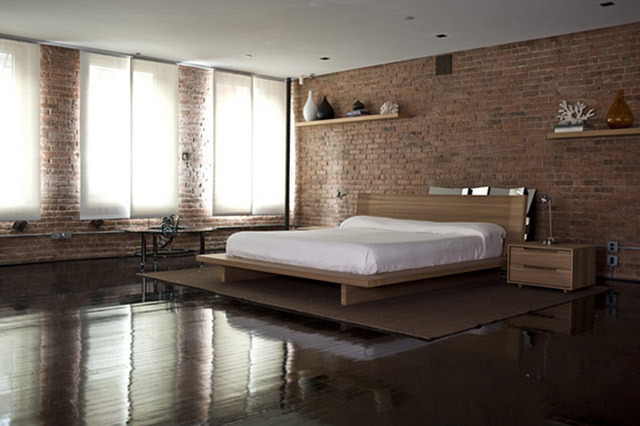
#> input picture synthtiger/resources/bg_images/imgs/bedroom_83.jpg, 640 x 426 px
$ python -i template_en_multiline.py   (imports and definitions only)
#> lines starting #> are read from the running program, lines starting #| are printed output that depends on the picture; after the words box and inside, x2 and y2 are one past the last pixel; in counts of white or black regions, pixels touching at a corner belong together
"""
SynthTIGER
Copyright (c) 2021-present NAVER Corp.
MIT license
"""

import os
import math
import cv2
import numpy as np
from PIL import Image
import json
import os
from PIL import Image
import time
import numpy as np
from PIL import Image, ImageDraw

from synthtiger import components, layers, templates, utils
MIN_PIXELS = 768*28*28
MAX_PIXELS = 1024*28*28
IMAGE_FACTOR = 28
MAX_RATIO = 200

BLEND_MODES = [
    "normal",
    "multiply",
    "screen",
    "overlay",
    "hard_light",
    "soft_light",
    "dodge",
    "divide",
    "addition",
    "difference",
    "darken_only",
    "lighten_only",
]
def save_img(ndarray_img, path=os.path.join(os.path.dirname(__file__), "debug", "temp.png")):
    img = Image.fromarray(ndarray_img)
    img.save(path)
# 辅助函数
def round_by_factor(x, factor):
    return round(x / factor) * factor

def floor_by_factor(x, factor):
    return math.floor(x / factor) * factor

def ceil_by_factor(x, factor):
    return math.ceil(x / factor) * factor

# [27 lines left out: function smart_resize, not called in this run]

class SynthTigerEN(templates.Template):
    # [244 lines left out: functions __init__, generate, _generate_background_size, init_save, save, not called in this run]

    # [6 lines of commented-out code are left out]
    def end_save(self, root):
        # 只关闭一个jsonl文件
        self.jsonl_file.close()

    # [336 lines left out: functions _generate_color, extract_info, _generate_multiple_text, _generate_text_v2, _generate_text_v3, _generate_background and 4 more, not called in this run]


def _create_poly_mask(image, pad=0):
    height, width = image.shape[:2]
    alpha = image[..., 3].astype(np.uint8)
    mask = np.zeros((height, width), dtype=np.float32)

    cts, _ = cv2.findContours(alpha, cv2.RETR_EXTERNAL, cv2.CHAIN_APPROX_SIMPLE)
    cts = sorted(cts, key=lambda ct: sum(cv2.boundingRect(ct)[:2]))

    if len(cts) == 1:
        hull = cv2.convexHull(cts[0])
        cv2.fillConvexPoly(mask, hull, 255)

    for idx in range(len(cts) - 1):
        pts = np.concatenate((cts[idx], cts[idx + 1]), axis=0)
        hull = cv2.convexHull(pts)
        cv2.fillConvexPoly(mask, hull, 255)

    mask = utils.dilate_image(mask, pad)
    out = utils.create_image((width, height))
    out[..., 3] = mask
    return out

>>> import cv2
>>> picture = cv2.imread('../../resources/bg_images/imgs/bedroom_83.jpg', cv2.IMREAD_GRAYSCALE)
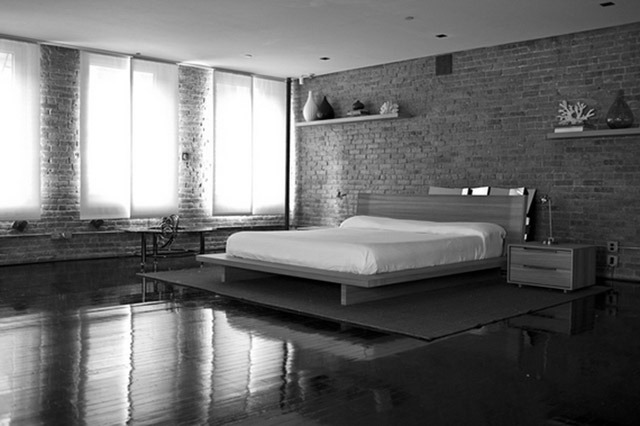
#> picture: shape (426, 640); min 0, max 255, mean 110.1
>>> result = _create_poly_mask(picture)
#> in _create_poly_mask, `alpha = image[..., 3].astype(np.uint8)`: alpha = 426 values, max 255 at index 75, min 2 at index 266, mean 179
#> in _create_poly_mask, `cts, _ = cv2.findContours(alpha, cv2.RETR_EXTERNAL, cv2.CHAIN_APPROX_S..`: cts = [[[0, 0], [0, 425]]]
#> in _create_poly_mask, `hull = cv2.convexHull(cts[0])`: hull = [[0, 425], [0, 0]]
#> in _create_poly_mask, `cv2.fillConvexPoly(mask, hull, 255)`:
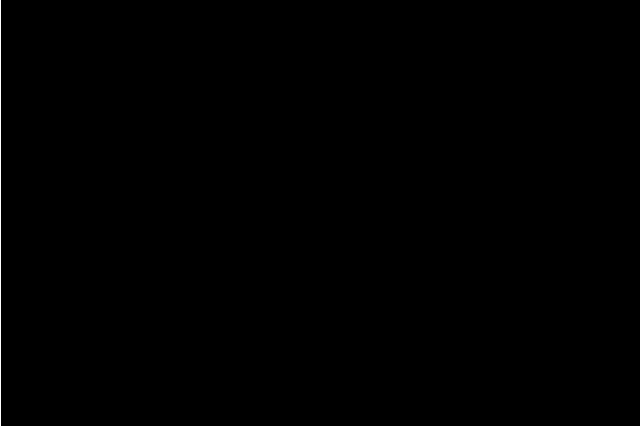
#> mask: shape (426, 640) float32; 0.16% white in thin lines or dots, all inside (x1, y1, x2, y2) = (0, 0, 1, 426)
#> (the run stopped early here; a loop or call above may not have finished)
